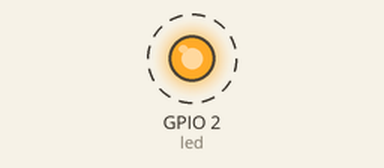
Bench run of a program on a simulated ESP32 board running MicroPython. On the bench: output pins drawn as LEDs (lit = HIGH). Dashed ring = blinking. What the program prints to the serial console is not drawn.

Above: at 0.4 s.
Timing chart, 0 to 4.1 s (numbered marks = the images above):
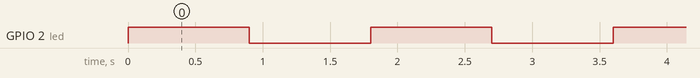

Measured:
- by itself, GPIO 2 (led): alternates HIGH for 0.90 s and LOW for 0.90 s

The program:

blinkLed.py
```python
from machine import Pin
from time import sleep

led = Pin(2, Pin.OUT)
estado = False

while True:
    led.value(not led.value())
    estado = not estado
    print(f'Estado:\t {estado}')
    sleep(0.9)
```
